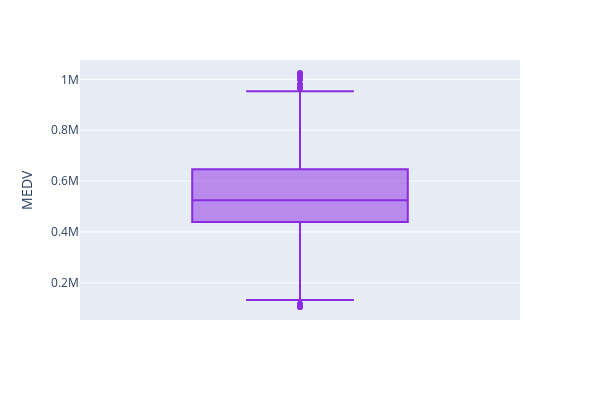

Notebook code cell kept with this figure:
### Markdown cell above
**Valor médio das casas**

### Code cell
boxplot = px.box(df, y = "MEDV", width=600, height=400, boxmode='overlay', color_discrete_sequence=["blueviolet"])
boxplot.show()

### Figure 1 — Plotly figure (JSON) as saved in the notebook; plotly's stock layout.template omitted (floating-point values rounded to 4 significant figures; data arrays with more than 128 entries replaced by an {"elided": "..."} marker saying what was removed)
{"data": [{"alignmentgroup": "True", "hovertemplate": "MEDV=%{y}<extra></extra>", "legendgroup": "", "marker": {"color": "blueviolet"}, "name": "", "notched": false, "offsetgroup": "", "orientation": "v", "showlegend": false, "type": "box", "x0": " ", "xaxis": "x", "y": {"elided": "2040 int values"}, "y0": " ", "yaxis": "y"}], "layout": {"boxmode": "overlay", "height": 400, "legend": {"tracegroupgap": 0}, "margin": {"t": 60}, "width": 600, "xaxis": {"anchor": "y", "domain": [0, 1]}, "yaxis": {"anchor": "x", "domain": [0, 1], "title": {"text": "MEDV"}}}}
